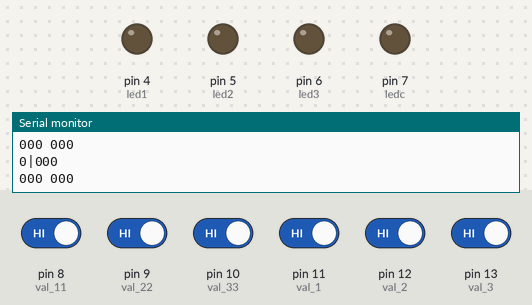
Bench run of a sketch on a simulated Arduino Uno, built with avr-gcc and run on an emulated ATmega328P. On the bench: output pins drawn as LEDs (lit = HIGH), the last lines printed to the serial monitor. The inputs (shaded band) are chosen by the test bench; at power-on: pin 8 (val_11), pin 9 (val_22), pin 10 (val_33), pin 11 (val_1), pin 12 (val_2), pin 13 (val_3) HIGH.

Above: at 1.2 s.
1.3 s: pin 8 (val_11) driven LOW
At 2.5 s:
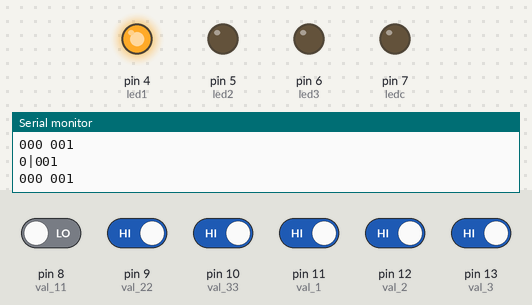
2.8 s: pin 9 (val_22) driven LOW
At 3.5 s:
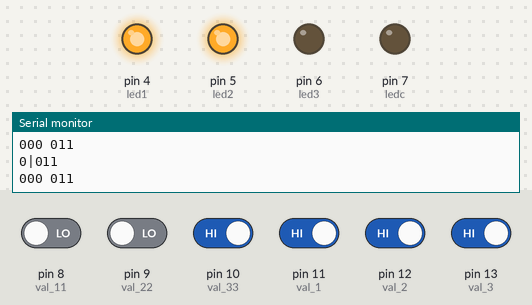
4.3 s: pin 10 (val_33) driven LOW
At 5.5 s:
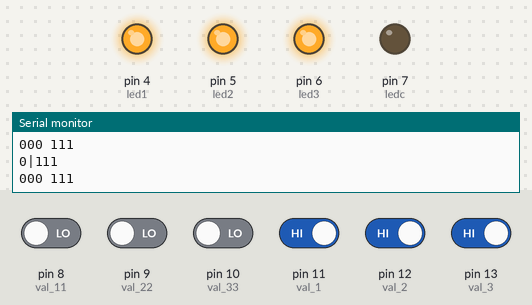
5.8 s: pin 11 (val_1) driven LOW
At 6.8 s:
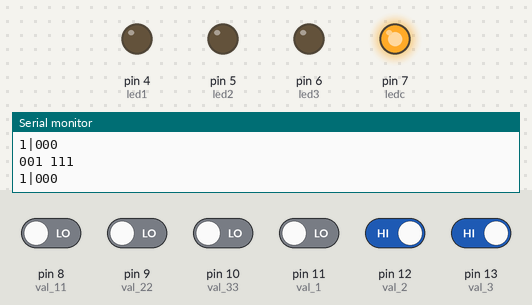
7.3 s: pin 12 (val_2) driven LOW
At 7.9 s:
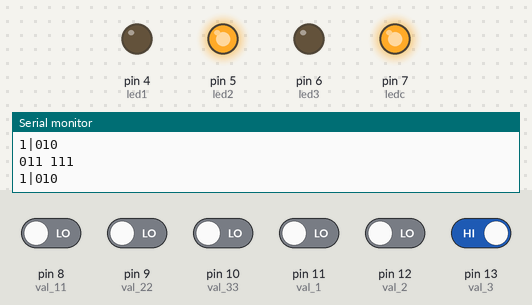
8.8 s: pin 13 (val_3) driven LOW
At 10.1 s:
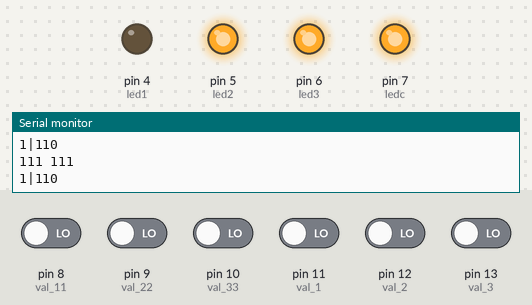
Timing chart, 0 to 11.3 s (numbered marks = the images above; inputs shaded):
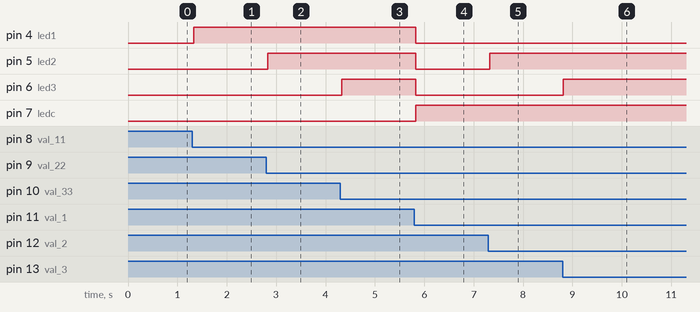

Measured:
- after the input at 1.3 s, pin 4 (led1): LOW → HIGH at once
- after the input at 2.8 s, pin 5 (led2): LOW → HIGH at once
- after the input at 4.3 s, pin 6 (led3): LOW → HIGH at once
- after the input at 5.8 s, pin 4 (led1), pin 5 (led2), pin 6 (led3): HIGH → LOW at once; pin 7 (ledc): LOW → HIGH at once
- after the input at 7.3 s, pin 5 (led2): LOW → HIGH at once
- after the input at 8.8 s, pin 6 (led3): LOW → HIGH at once

The sketch:

medioSumador3Bits.ino
```cpp
int ledc=7,
    led3=6,
    led2=5,
    led1=4;

int s1,
    c1,
    s2,
    c2,
    s3,
    c3;

int val_3=13,
    val_2=12,
    val_1=11;

int val_33=10,
    val_22=9,
    val_11=8;


int stateVal_1,
    stateVal_2,
    stateVal_3,
    stateVal_11,
    stateVal_22,
    stateVal_33;

void setup() {
  Serial.begin(9600);
  pinMode(val_1, INPUT);
  pinMode(val_2, INPUT);
  pinMode(val_3, INPUT);
  pinMode(val_11, INPUT);
  pinMode(val_22, INPUT);
  pinMode(val_33, INPUT);
  pinMode(ledc, OUTPUT);
  pinMode(led3, OUTPUT);
  pinMode(led2, OUTPUT);
  pinMode(led1, OUTPUT);
}

// the loop function runs over and over again forever
void loop() {
  int stateVal_1 = !digitalRead(val_1);
  int stateVal_2 = !digitalRead(val_2);
  int stateVal_3 = !digitalRead(val_3);

  int stateVal_11 = !digitalRead(val_11);
  int stateVal_22 = !digitalRead(val_22);
  int stateVal_33 = !digitalRead(val_33);

  Serial.print(stateVal_3);Serial.print(stateVal_2);Serial.print(stateVal_1);Serial.print(" ");Serial.print(stateVal_33);Serial.print(stateVal_22);Serial.println(stateVal_11);
  halfAdder(stateVal_1, stateVal_11);
  secondAdder(stateVal_2, stateVal_22, c1);
  thirdAdder(stateVal_3, stateVal_33, c2);
  Serial.print(c3);Serial.print("|");Serial.print(s3);Serial.print(s2);Serial.println(s1);
  if(s1==1){
    digitalWrite(led1, HIGH);
  }else{
    digitalWrite(led1, LOW);
  }
  if(s2==1){
    digitalWrite(led2, HIGH);
  }else{
    digitalWrite(led2, LOW);
  }
  if(s3==1){
    digitalWrite(led3, HIGH);
  }else{
    digitalWrite(led3, LOW);
  }
  if(c3==1){
   digitalWrite(ledc, HIGH);
  }else{
    digitalWrite(ledc, LOW);
  }

  //delay(2000);
}

void halfAdder(int v1, int v11){
  s1 = v1 ^ v11;
  c1 = v1 & v11;
}

void secondAdder(int v2, int v22, int c1){
  s2 = ((v2 ^ v22) ^ c1);
  c2 = ( (c1&v2) | (c1&v22) | (v2&v22) );
}

void thirdAdder(int v3, int v33, int c2){
  s3 = ((v3 ^ v33) ^ c2);
  c3 = ( (c2&v3) | (c2&v33) | (v3&v33) );
}
```
